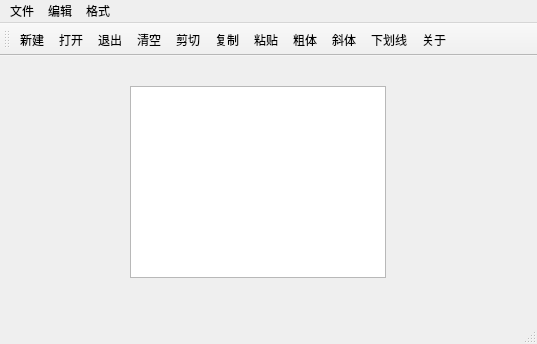
<?xml version="1.0" encoding="UTF-8"?>
<ui version="4.0">
 <class>MainWindow</class>
 <widget class="QMainWindow" name="MainWindow">
  <property name="geometry">
   <rect>
    <x>0</x>
    <y>0</y>
    <width>537</width>
    <height>344</height>
   </rect>
  </property>
  <property name="windowTitle">
   <string>MainWindow</string>
  </property>
  <property name="windowIcon">
   <iconset resource="res.qrc">
    <normaloff>:/images/images/sparkling-line.png</normaloff>:/images/images/sparkling-line.png</iconset>
  </property>
  <property name="toolButtonStyle">
   <enum>Qt::ToolButtonStyle::ToolButtonTextUnderIcon</enum>
  </property>
  <widget class="QWidget" name="centralwidget">
   <widget class="QTextEdit" name="textEdit">
    <property name="geometry">
     <rect>
      <x>130</x>
      <y>30</y>
      <width>256</width>
      <height>192</height>
     </rect>
    </property>
   </widget>
  </widget>
  <widget class="QMenuBar" name="menubar">
   <property name="geometry">
    <rect>
     <x>0</x>
     <y>0</y>
     <width>537</width>
     <height>17</height>
    </rect>
   </property>
   <widget class="QMenu" name="menu">
    <property name="title">
     <string>文件</string>
    </property>
    <addaction name="actNew"/>
    <addaction name="actOpen"/>
    <addaction name="actExit"/>
   </widget>
   <widget class="QMenu" name="menu_2">
    <property name="title">
     <string>编辑</string>
    </property>
   </widget>
   <widget class="QMenu" name="menu_3">
    <property name="title">
     <string>格式</string>
    </property>
   </widget>
   <addaction name="menu"/>
   <addaction name="menu_2"/>
   <addaction name="menu_3"/>
  </widget>
  <widget class="QStatusBar" name="statusbar"/>
  <widget class="QToolBar" name="toolBar">
   <property name="windowTitle">
    <string>toolBar</string>
   </property>
   <attribute name="toolBarArea">
    <enum>TopToolBarArea</enum>
   </attribute>
   <attribute name="toolBarBreak">
    <bool>false</bool>
   </attribute>
   <addaction name="actNew"/>
   <addaction name="actOpen"/>
   <addaction name="actExit"/>
   <addaction name="actDelete"/>
   <addaction name="actCut"/>
   <addaction name="actCopy"/>
   <addaction name="actStick"/>
   <addaction name="actFontBold"/>
   <addaction name="actFontItalic"/>
   <addaction name="actFontUnder"/>
   <addaction name="actAbout"/>
  </widget>
  <action name="actNew">
   <property name="icon">
    <iconset resource="res.qrc">
     <normaloff>:/images/images/file-line.png</normaloff>:/images/images/file-line.png</iconset>
   </property>
   <property name="text">
    <string>新建</string>
   </property>
   <property name="toolTip">
    <string>新建文件</string>
   </property>
  </action>
  <action name="actOpen">
   <property name="icon">
    <iconset resource="res.qrc">
     <normaloff>:/images/images/mail-open-line.png</normaloff>:/images/images/mail-open-line.png</iconset>
   </property>
   <property name="text">
    <string>打开</string>
   </property>
   <property name="toolTip">
    <string>打开文件</string>
   </property>
   <property name="menuRole">
    <enum>QAction::MenuRole::NoRole</enum>
   </property>
  </action>
  <action name="actDelete">
   <property name="icon">
    <iconset resource="res.qrc">
     <normaloff>:/images/images/delete-bin-line.png</normaloff>:/images/images/delete-bin-line.png</iconset>
   </property>
   <property name="text">
    <string>清空</string>
   </property>
   <property name="toolTip">
    <string>清理文件</string>
   </property>
   <property name="menuRole">
    <enum>QAction::MenuRole::NoRole</enum>
   </property>
  </action>
  <action name="actCut">
   <property name="icon">
    <iconset resource="res.qrc">
     <normaloff>:/images/images/scissors-2-line.png</normaloff>:/images/images/scissors-2-line.png</iconset>
   </property>
   <property name="text">
    <string>剪切</string>
   </property>
   <property name="toolTip">
    <string>剪切文件</string>
   </property>
   <property name="menuRole">
    <enum>QAction::MenuRole::NoRole</enum>
   </property>
  </action>
  <action name="actCopy">
   <property name="icon">
    <iconset resource="res.qrc">
     <normaloff>:/images/images/file-copy-2-line.png</normaloff>:/images/images/file-copy-2-line.png</iconset>
   </property>
   <property name="text">
    <string>复制</string>
   </property>
   <property name="toolTip">
    <string>复制文件</string>
   </property>
   <property name="menuRole">
    <enum>QAction::MenuRole::NoRole</enum>
   </property>
  </action>
  <action name="actExit">
   <property name="icon">
    <iconset resource="res.qrc">
     <normaloff>:/images/images/logout-box-line.png</normaloff>:/images/images/logout-box-line.png</iconset>
   </property>
   <property name="text">
    <string>退出</string>
   </property>
   <property name="toolTip">
    <string>退出</string>
   </property>
   <property name="menuRole">
    <enum>QAction::MenuRole::QuitRole</enum>
   </property>
  </action>
  <action name="actFontBold">
   <property name="checkable">
    <bool>true</bool>
   </property>
   <property name="icon">
    <iconset resource="res.qrc">
     <normaloff>:/images/images/bold.png</normaloff>:/images/images/bold.png</iconset>
   </property>
   <property name="text">
    <string>粗体</string>
   </property>
   <property name="toolTip">
    <string>文字加粗</string>
   </property>
   <property name="menuRole">
    <enum>QAction::MenuRole::NoRole</enum>
   </property>
  </action>
  <action name="actFontItalic">
   <property name="checkable">
    <bool>true</bool>
   </property>
   <property name="icon">
    <iconset resource="res.qrc">
     <normaloff>:/images/images/italic.png</normaloff>:/images/images/italic.png</iconset>
   </property>
   <property name="text">
    <string>斜体</string>
   </property>
   <property name="toolTip">
    <string>文字变斜</string>
   </property>
   <property name="menuRole">
    <enum>QAction::MenuRole::NoRole</enum>
   </property>
  </action>
  <action name="actStick">
   <property name="icon">
    <iconset resource="res.qrc">
     <normaloff>:/images/images/sticky-note-line.png</normaloff>:/images/images/sticky-note-line.png</iconset>
   </property>
   <property name="text">
    <string>粘贴</string>
   </property>
   <property name="toolTip">
    <string>粘贴文件</string>
   </property>
   <property name="menuRole">
    <enum>QAction::MenuRole::NoRole</enum>
   </property>
  </action>
  <action name="actFontUnder">
   <property name="checkable">
    <bool>true</bool>
   </property>
   <property name="icon">
    <iconset resource="res.qrc">
     <normaloff>:/images/images/underline.png</normaloff>:/images/images/underline.png</iconset>
   </property>
   <property name="text">
    <string>下划线</string>
   </property>
   <property name="toolTip">
    <string>文字加上下划线</string>
   </property>
   <property name="menuRole">
    <enum>QAction::MenuRole::NoRole</enum>
   </property>
  </action>
  <action name="actAbout">
   <property name="icon">
    <iconset resource="res.qrc">
     <normaloff>:/images/images/links-line.png</normaloff>:/images/images/links-line.png</iconset>
   </property>
   <property name="text">
    <string>关于</string>
   </property>
   <property name="toolTip">
    <string>关于信息</string>
   </property>
   <property name="menuRole">
    <enum>QAction::MenuRole::NoRole</enum>
   </property>
  </action>
 </widget>
 <resources>
  <include location="res.qrc"/>
 </resources>
 <connections>
  <connection>
   <sender>actExit</sender>
   <signal>triggered()</signal>
   <receiver>MainWindow</receiver>
   <slot>close()</slot>
   <hints>
    <hint type="sourcelabel">
     <x>-1</x>
     <y>-1</y>
    </hint>
    <hint type="destinationlabel">
     <x>233</x>
     <y>166</y>
    </hint>
   </hints>
  </connection>
  <connection>
   <sender>actCut</sender>
   <signal>triggered()</signal>
   <receiver>textEdit</receiver>
   <slot>cut()</slot>
   <hints>
    <hint type="sourcelabel">
     <x>-1</x>
     <y>-1</y>
    </hint>
    <hint type="destinationlabel">
     <x>257</x>
     <y>187</y>
    </hint>
   </hints>
  </connection>
  <connection>
   <sender>actCopy</sender>
   <signal>triggered()</signal>
   <receiver>textEdit</receiver>
   <slot>copy()</slot>
   <hints>
    <hint type="sourcelabel">
     <x>-1</x>
     <y>-1</y>
    </hint>
    <hint type="destinationlabel">
     <x>257</x>
     <y>187</y>
    </hint>
   </hints>
  </connection>
  <connection>
   <sender>actStick</sender>
   <signal>triggered()</signal>
   <receiver>textEdit</receiver>
   <slot>paste()</slot>
   <hints>
    <hint type="sourcelabel">
     <x>-1</x>
     <y>-1</y>
    </hint>
    <hint type="destinationlabel">
     <x>257</x>
     <y>187</y>
    </hint>
   </hints>
  </connection>
  <connection>
   <sender>actDelete</sender>
   <signal>triggered()</signal>
   <receiver>textEdit</receiver>
   <slot>clear()</slot>
   <hints>
    <hint type="sourcelabel">
     <x>-1</x>
     <y>-1</y>
    </hint>
    <hint type="destinationlabel">
     <x>257</x>
     <y>187</y>
    </hint>
   </hints>
  </connection>
 </connections>
</ui>
